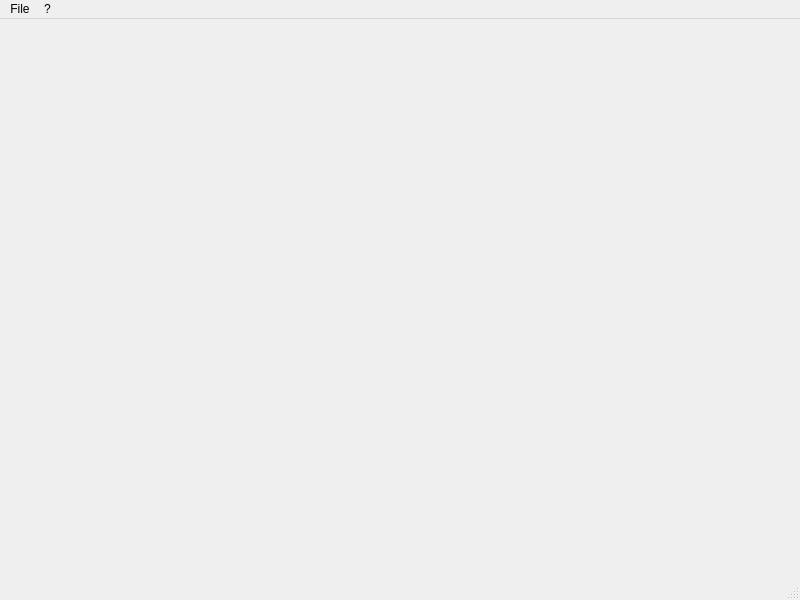
<?xml version="1.0" encoding="UTF-8"?>
<ui version="4.0">
 <class>MainWindow</class>
 <widget class="QMainWindow" name="MainWindow">
  <property name="geometry">
   <rect>
    <x>0</x>
    <y>0</y>
    <width>800</width>
    <height>600</height>
   </rect>
  </property>
  <property name="windowTitle">
   <string>MainWindow</string>
  </property>
  <widget class="QWidget" name="centralwidget">
   <layout class="QHBoxLayout" name="horizontalLayout">
    <property name="leftMargin">
     <number>0</number>
    </property>
    <property name="topMargin">
     <number>0</number>
    </property>
    <property name="rightMargin">
     <number>0</number>
    </property>
    <property name="bottomMargin">
     <number>0</number>
    </property>
   </layout>
  </widget>
  <widget class="QMenuBar" name="menubar">
   <property name="geometry">
    <rect>
     <x>0</x>
     <y>0</y>
     <width>800</width>
     <height>21</height>
    </rect>
   </property>
   <widget class="QMenu" name="menuFile">
    <property name="title">
     <string>File</string>
    </property>
    <addaction name="actionNew"/>
    <addaction name="actionOpen"/>
    <addaction name="actionSave"/>
    <addaction name="actionSaveAs"/>
    <addaction name="actionSaveAll"/>
    <addaction name="actionClose"/>
    <addaction name="separator"/>
   </widget>
   <widget class="QMenu" name="menu">
    <property name="title">
     <string>?</string>
    </property>
    <addaction name="actionDebug_Info"/>
   </widget>
   <addaction name="menuFile"/>
   <addaction name="menu"/>
  </widget>
  <widget class="QStatusBar" name="statusbar"/>
  <action name="actionOpen">
   <property name="text">
    <string>Open</string>
   </property>
   <property name="shortcut">
    <string>Ctrl+O</string>
   </property>
  </action>
  <action name="actionSave">
   <property name="text">
    <string>Save</string>
   </property>
   <property name="shortcut">
    <string>Ctrl+S</string>
   </property>
  </action>
  <action name="actionClose">
   <property name="text">
    <string>Close</string>
   </property>
   <property name="shortcut">
    <string>Ctrl+W</string>
   </property>
  </action>
  <action name="actionNew">
   <property name="text">
    <string>New</string>
   </property>
   <property name="shortcut">
    <string>Ctrl+N</string>
   </property>
  </action>
  <action name="actionAbout">
   <property name="text">
    <string>About</string>
   </property>
  </action>
  <action name="actionDebug_Info">
   <property name="text">
    <string>Debug Info</string>
   </property>
  </action>
  <action name="actionSaveAll">
   <property name="text">
    <string>Save All</string>
   </property>
  </action>
  <action name="actionSaveAs">
   <property name="text">
    <string>Save As</string>
   </property>
   <property name="toolTip">
    <string>Save As</string>
   </property>
  </action>
 </widget>
 <resources/>
 <connections/>
</ui>
